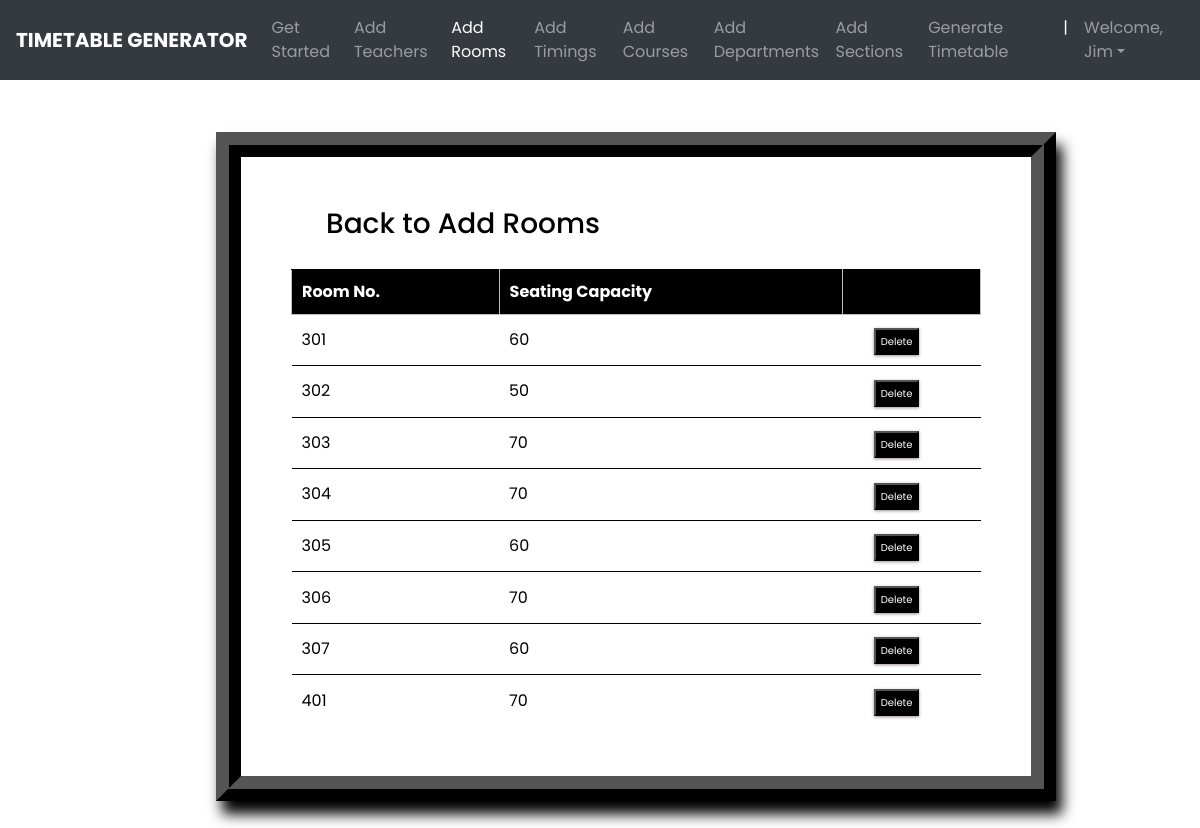
The page /rooms_list/ (signed in) on the database its author committed.
### ttgen/models.py (models this page shows, shortened)
class Room(models.Model):
    r_number = models.CharField(max_length=6)
    seating_capacity = models.IntegerField(default=0)

### ttgen/views.py (the view)
# urls.py: path('rooms_list/', views.room_list, name='editrooms'),
@login_required
def room_list(request):
    context = {
        'rooms': Room.objects.all()
    }
    return render(request, 'roomslist.html', context)

### templates/roomslist.html (shortened to what this page needs)
<!DOCTYPE html>
<html lang="en">
<head>
	<link rel="stylesheet" href="https://maxcdn.bootstrapcdn.com/bootstrap/4.0.0/css/bootstrap.min.css">
</head>
<body>
        <header>
			<nav class="navbar navbar-expand-md navbar-dark fixed-top bg-dark">
                <a class="navbar-brand" href="#"><b>TIMETABLE GENERATOR</b></a>
                <div class="collapse navbar-collapse" id="navbarCollapse">
                    <ul class="navbar-nav ml-auto">
                    <li class="nav-item">
                        <a class="nav-link" href="{% url 'admindash' %}">Get Started</a>
                    </li>
                    <li class="nav-item">
                        <a class="nav-link" href="{% url 'addInstructors' %}">Add Teachers</a>
                    </li>
                    <li class="nav-item active">
                        <a class="nav-link" href="{% url 'addRooms' %}">Add Rooms</a>
                    </li>
                    <li class="nav-item">
		                <a class="nav-link" href="{% url 'addTimings' %}">Add Timings</a>
		            </li>
                    <li class="nav-item">
                        <a class="nav-link" href="{% url 'addCourses' %}">Add Courses</a>
                    </li>
                    <li class="nav-item">
			            <a class="nav-link" href="{% url 'addDepts' %}">Add Departments</a>
		            </li>
                    <li class="nav-item">
			            <a class="nav-link" href="{% url 'addSections' %}">Add Sections</a>
		            </li>
                    <li class="nav-item">
			            <a class="nav-link" href="{% url 'generate' %}">Generate Timetable</a>
		            </li>
                    <li class="nav-item active">
			            <a class="nav-link">|</a>
		            </li>
                    <li class="nav-item dropdown">
		                <a class="nav-link dropdown-toggle" href="#" id="dropdown03" data-toggle="dropdown" aria-haspopup="true" aria-expanded="false">Welcome, {{ user.first_name }}</a>
		            </li>
                    </ul>
                </div>
            </nav>
        </header>
        {% block content %}
        {% load static %}
        <br>
        <br>
<fieldset class="fieldset">
    <a href="{% url 'addRooms'%}"><h1 class="tablink" onclick="openPage('new')" id="defaultOpen">Back to Add Rooms</h1></a>
    <div class="tabcontent" id="edit">
        <table class="table1">
            <thead>
            <tr class="table-headers">
            <th>Room No.</th>
            <th>Seating Capacity</th>
            <th  class="empty"></th>
            </tr>
            </thead>
            <tbody>
            {% for rm in rooms %}
            <tr>
             <td>{{rm.r_number}}</td>
             <td>{{rm.seating_capacity}}</td>
             <td class="empty">
                <form action="{% url 'deleteroom' rm.id %}" method="post">
                        <input type="submit" value="Delete" class="cross">
                </form>
             </td>
             </tr>
            {% endfor %}
            </tbody>
        </table>
    </div>
</fieldset>
{% endblock %}

### templates/roomslist.html (style rules this page uses)
body { padding-top: 3rem; padding-bottom: 3rem; color: black; font-family: "Poppins"; overflow-x: hidden; }
nav { font-family: "Poppins"; }
.navbar-brand { font-size: 20px; font-family: "Poppins"; }
* { margin: 0; padding: 0; box-sizing: border-box; }
html { scroll-behavior: smooth; }
a { text-decoration:none; }
form { margin-top: 3%; margin-left: 18%; margin-right: 12%; }
fieldset h1 { color: black; padding-bottom: 20px; margin-left: 35px; display: inline-block; cursor: pointer; font-size: 28px; }
fieldset input { padding:8px; color: #938c8c }
.table2 td, th { border: 1px solid rgb(190,190,190); padding: 10px 20px; }
.table1 { width: 100%; border-collapse: collapse; text-align: left; overflow: hidden; }
.table1 td, th { border-top: 1px solid black; padding: 10px; }
.table1 th { background-color: black; color: #fff; }
.cross { font-size:10px; box-shadow: 0px 1px 3px 0px #9e9292; padding: 4px 5px; color: #fff; background-color: black; cursor: pointer; }
.fieldset { margin-top: 3%; margin-left: 18%; margin-right: 12%; padding: 50px; border-width: 25px; border-style: ridge; border-color: black; box-shadow: 6px 13px 13px 0px black; background-color: #fff; }

### rows shown on the page
Room: r_number "301", seating_capacity "60"
Room: r_number "302", seating_capacity "50"
Room: r_number "303", seating_capacity "70"
Room: r_number "304", seating_capacity "70"
Room: r_number "305", seating_capacity "60"
Room: r_number "306", seating_capacity "70"
Room: r_number "307", seating_capacity "60"
Room: r_number "401", seating_capacity "70"

### other values the page prints
{{ user.first_name }} "Jim"
